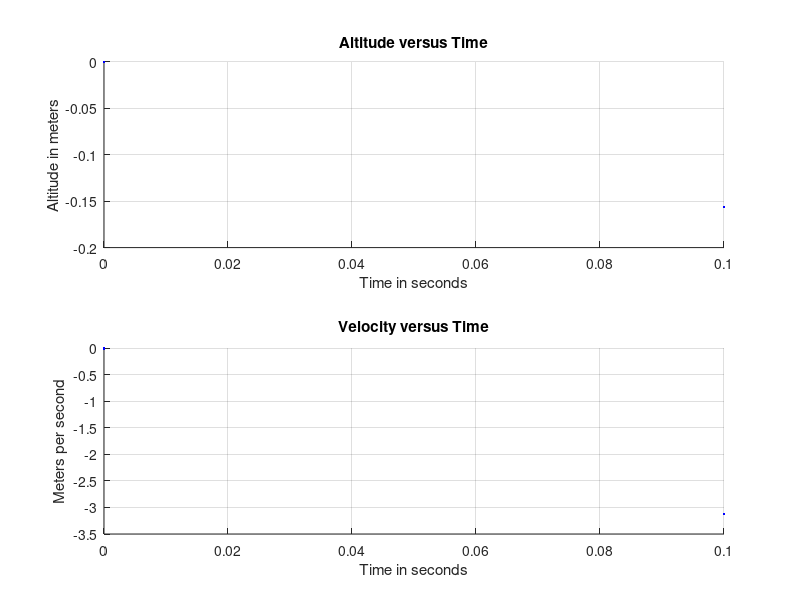

The MATLAB script that drew this image:
%{
Class: ENGR15100: Software Tools for Engineers
Instructor: Xiaoli Yang    
Author: Al Pizano
Assignment: Lab 9
File Name: Pizano_Lab9_Step1_Problem3.m
Date: 12/11/16
%}


%clear screen
clc
%clear workspace
clear

disp('Al Pizano');
disp('');
disp('starting code: ');
%Completing lab x
%your source code here%

m=input('Please enter the values of the rocket mass between 5-15 lbs : ');
f=input('Please enter the values of the engine force between 50-500 lbs: ');
b=input('Please enter the values of the engine burn time between 5-20 seconds: ');
h_des=input('Enter desired height in meters: ');
dt=.1;
g=32.2;
v_b=(f/m-g)*b;
h_b=0.5*(f/m-g)*b^2;
h_p=h_b+v_b^2/(2*g);
t_p=b+v_b/g;


h=0;
k=0;
while h>=0
    t=k*dt;
    k=k+1;
    if t<=b
  	h=0.5*(f/m-g)*t^2;
    v=(f/m-g)*t;
    else
      	
      	h=h_b-.5*g*(t-b)^2+v_b*(t-b);
    v=v_b-g*(t-b);
    end

subplot(2,1,1);
hold on
plot(t,h,'b.')

xlabel('Time in seconds')
ylabel('Altitude in meters')
title('Altitude versus Time')
grid on

subplot(2,1,2);
hold on
plot(t,v,'b.')

xlabel('Time in seconds')
ylabel('Meters per second')
title('Velocity versus Time')
grid on

end

disp('Time to hit the ground is:')
disp(t)
disp(' ')
hold off